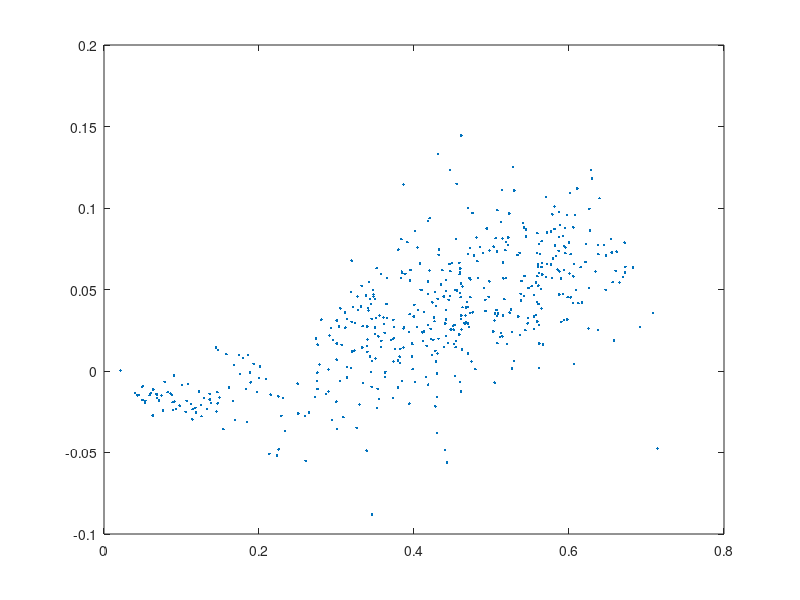
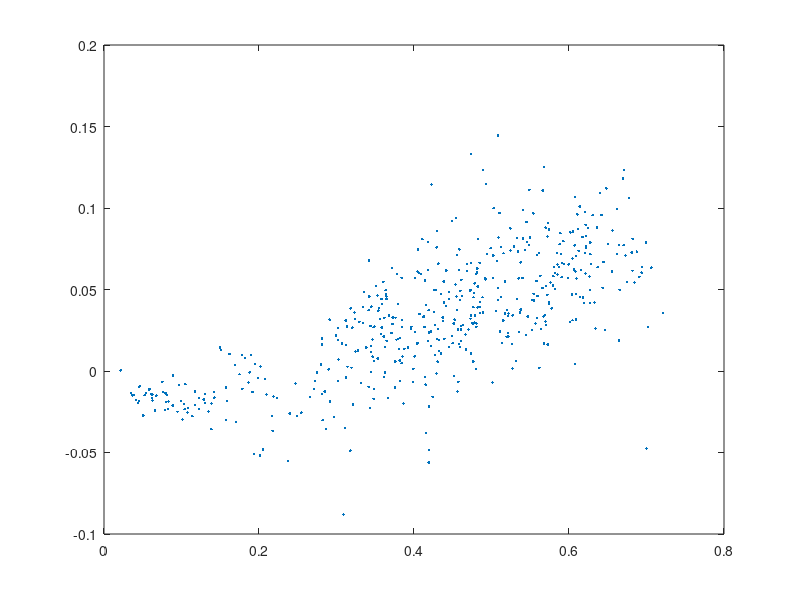

Reproduce these figures in MATLAB, in order.
x = dlmread('oakland-mi-subset.csv',',',1,0);
st_rate = x(:,2)./x(:,3);
figure(1)
plot(st_rate(:),x(:,4)./x(:,5)-st_rate(:),'.')

r_rate = (x(:,2)+x(:,4))./(x(:,3)+x(:,5));
figure(2)
plot(r_rate(:),x(:,4)./x(:,5)-x(:,2)./x(:,3),'.')
